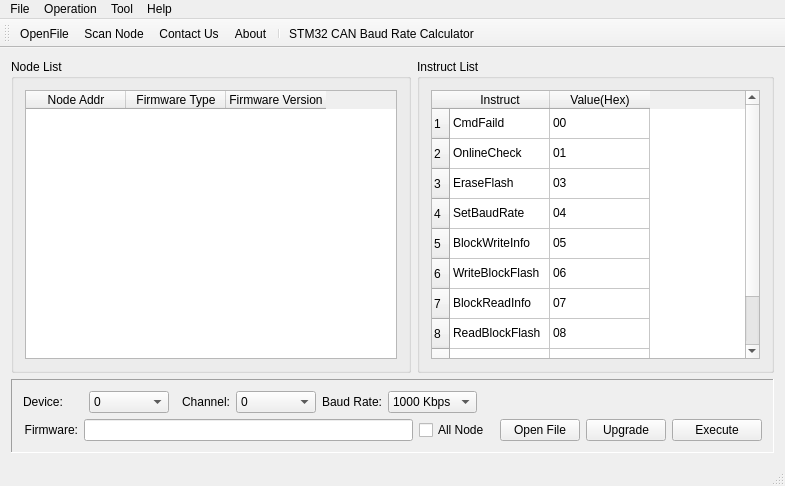
<?xml version="1.0" encoding="UTF-8"?>
<ui version="4.0">
 <class>MainWindow</class>
 <widget class="QMainWindow" name="MainWindow">
  <property name="geometry">
   <rect>
    <x>0</x>
    <y>0</y>
    <width>785</width>
    <height>486</height>
   </rect>
  </property>
  <property name="windowTitle">
   <string>S12 USB-CAN Bootloader Ver1.0.1</string>
  </property>
  <property name="windowIcon">
   <iconset resource="image.qrc">
    <normaloff>:/images/easyicon_net.png</normaloff>:/images/easyicon_net.png</iconset>
  </property>
  <widget class="QWidget" name="centralWidget">
   <layout class="QGridLayout" name="gridLayout_4">
    <item row="0" column="0">
     <layout class="QVBoxLayout" name="verticalLayout_2">
      <item>
       <layout class="QHBoxLayout" name="horizontalLayout_8">
        <item>
         <widget class="QGroupBox" name="groupBox">
          <property name="minimumSize">
           <size>
            <width>400</width>
            <height>0</height>
           </size>
          </property>
          <property name="title">
           <string>Node List</string>
          </property>
          <layout class="QGridLayout" name="gridLayout">
           <item row="0" column="0">
            <widget class="QTableWidget" name="nodeListTableWidget">
             <column>
              <property name="text">
               <string>Node Addr</string>
              </property>
             </column>
             <column>
              <property name="text">
               <string>Firmware Type</string>
              </property>
             </column>
             <column>
              <property name="text">
               <string>Firmware Version</string>
              </property>
             </column>
            </widget>
           </item>
          </layout>
         </widget>
        </item>
        <item>
         <widget class="QGroupBox" name="groupBox_2">
          <property name="minimumSize">
           <size>
            <width>300</width>
            <height>0</height>
           </size>
          </property>
          <property name="title">
           <string>Instruct List</string>
          </property>
          <layout class="QGridLayout" name="gridLayout_2">
           <item row="0" column="0">
            <widget class="QTableWidget" name="cmdListTableWidget">
             <row>
              <property name="text">
               <string>1</string>
              </property>
             </row>
             <row>
              <property name="text">
               <string>2</string>
              </property>
             </row>
             <row>
              <property name="text">
               <string>3</string>
              </property>
             </row>
             <row>
              <property name="text">
               <string>4</string>
              </property>
             </row>
             <row>
              <property name="text">
               <string>5</string>
              </property>
             </row>
             <row>
              <property name="text">
               <string>6</string>
              </property>
             </row>
             <row>
              <property name="text">
               <string>7</string>
              </property>
             </row>
             <row>
              <property name="text">
               <string>8</string>
              </property>
             </row>
             <row>
              <property name="text">
               <string>9</string>
              </property>
             </row>
             <row>
              <property name="text">
               <string>10</string>
              </property>
             </row>
             <column>
              <property name="text">
               <string>Instruct</string>
              </property>
             </column>
             <column>
              <property name="text">
               <string>Value(Hex)</string>
              </property>
             </column>
             <item row="0" column="0">
              <property name="text">
               <string>CmdFaild</string>
              </property>
              <property name="flags">
               <set>ItemIsSelectable|ItemIsDragEnabled|ItemIsEnabled</set>
              </property>
             </item>
             <item row="0" column="1">
              <property name="text">
               <string>00</string>
              </property>
             </item>
             <item row="1" column="0">
              <property name="text">
               <string>OnlineCheck</string>
              </property>
              <property name="flags">
               <set>ItemIsSelectable|ItemIsDragEnabled|ItemIsEnabled</set>
              </property>
             </item>
             <item row="1" column="1">
              <property name="text">
               <string>01</string>
              </property>
             </item>
             <item row="2" column="0">
              <property name="text">
               <string>EraseFlash</string>
              </property>
              <property name="flags">
               <set>ItemIsSelectable|ItemIsDragEnabled|ItemIsEnabled</set>
              </property>
             </item>
             <item row="2" column="1">
              <property name="text">
               <string>03</string>
              </property>
             </item>
             <item row="3" column="0">
              <property name="text">
               <string>SetBaudRate</string>
              </property>
              <property name="flags">
               <set>ItemIsSelectable|ItemIsDragEnabled|ItemIsEnabled</set>
              </property>
             </item>
             <item row="3" column="1">
              <property name="text">
               <string>04</string>
              </property>
             </item>
             <item row="4" column="0">
              <property name="text">
               <string>BlockWriteInfo</string>
              </property>
              <property name="flags">
               <set>ItemIsSelectable|ItemIsDragEnabled|ItemIsEnabled</set>
              </property>
             </item>
             <item row="4" column="1">
              <property name="text">
               <string>05</string>
              </property>
             </item>
             <item row="5" column="0">
              <property name="text">
               <string>WriteBlockFlash</string>
              </property>
              <property name="flags">
               <set>ItemIsSelectable|ItemIsDragEnabled|ItemIsEnabled</set>
              </property>
             </item>
             <item row="5" column="1">
              <property name="text">
               <string>06</string>
              </property>
             </item>
             <item row="6" column="0">
              <property name="text">
               <string>BlockReadInfo</string>
              </property>
              <property name="flags">
               <set>ItemIsSelectable|ItemIsDragEnabled|ItemIsEnabled</set>
              </property>
             </item>
             <item row="6" column="1">
              <property name="text">
               <string>07</string>
              </property>
             </item>
             <item row="7" column="0">
              <property name="text">
               <string>ReadBlockFlash</string>
              </property>
              <property name="flags">
               <set>ItemIsSelectable|ItemIsDragEnabled|ItemIsEnabled</set>
              </property>
             </item>
             <item row="7" column="1">
              <property name="text">
               <string>08</string>
              </property>
             </item>
             <item row="8" column="0">
              <property name="text">
               <string>ExcuteApp</string>
              </property>
              <property name="flags">
               <set>ItemIsSelectable|ItemIsDragEnabled|ItemIsEnabled</set>
              </property>
             </item>
             <item row="8" column="1">
              <property name="text">
               <string>09</string>
              </property>
             </item>
             <item row="9" column="0">
              <property name="text">
               <string>CmdSuccess</string>
              </property>
              <property name="flags">
               <set>ItemIsSelectable|ItemIsDragEnabled|ItemIsEnabled</set>
              </property>
             </item>
             <item row="9" column="1">
              <property name="text">
               <string>0A</string>
              </property>
             </item>
            </widget>
           </item>
          </layout>
         </widget>
        </item>
       </layout>
      </item>
      <item>
       <widget class="QFrame" name="frame">
        <property name="frameShape">
         <enum>QFrame::Panel</enum>
        </property>
        <property name="frameShadow">
         <enum>QFrame::Sunken</enum>
        </property>
        <layout class="QGridLayout" name="gridLayout_3">
         <item row="0" column="0">
          <layout class="QVBoxLayout" name="verticalLayout">
           <item>
            <layout class="QHBoxLayout" name="horizontalLayout_6">
             <item>
              <layout class="QHBoxLayout" name="horizontalLayout">
               <item>
                <widget class="QLabel" name="label">
                 <property name="minimumSize">
                  <size>
                   <width>60</width>
                   <height>0</height>
                  </size>
                 </property>
                 <property name="text">
                  <string>Device:</string>
                 </property>
                </widget>
               </item>
               <item>
                <widget class="QComboBox" name="deviceIndexComboBox">
                 <property name="minimumSize">
                  <size>
                   <width>80</width>
                   <height>0</height>
                  </size>
                 </property>
                 <item>
                  <property name="text">
                   <string>0</string>
                  </property>
                 </item>
                 <item>
                  <property name="text">
                   <string>1</string>
                  </property>
                 </item>
                 <item>
                  <property name="text">
                   <string>2</string>
                  </property>
                 </item>
                 <item>
                  <property name="text">
                   <string>3</string>
                  </property>
                 </item>
                </widget>
               </item>
              </layout>
             </item>
             <item>
              <layout class="QHBoxLayout" name="horizontalLayout_2">
               <item>
                <widget class="QLabel" name="label_2">
                 <property name="minimumSize">
                  <size>
                   <width>55</width>
                   <height>0</height>
                  </size>
                 </property>
                 <property name="text">
                  <string>Channel:</string>
                 </property>
                 <property name="alignment">
                  <set>Qt::AlignRight|Qt::AlignTrailing|Qt::AlignVCenter</set>
                 </property>
                </widget>
               </item>
               <item>
                <widget class="QComboBox" name="channelIndexComboBox">
                 <property name="minimumSize">
                  <size>
                   <width>80</width>
                   <height>0</height>
                  </size>
                 </property>
                 <item>
                  <property name="text">
                   <string>0</string>
                  </property>
                 </item>
                 <item>
                  <property name="text">
                   <string>1</string>
                  </property>
                 </item>
                </widget>
               </item>
               <item>
                <layout class="QHBoxLayout" name="horizontalLayout_3">
                 <item>
                  <widget class="QLabel" name="label_3">
                   <property name="minimumSize">
                    <size>
                     <width>60</width>
                     <height>0</height>
                    </size>
                   </property>
                   <property name="text">
                    <string>Baud Rate:</string>
                   </property>
                  </widget>
                 </item>
                 <item>
                  <widget class="QComboBox" name="baudRateComboBox">
                   <property name="minimumSize">
                    <size>
                     <width>80</width>
                     <height>0</height>
                    </size>
                   </property>
                   <item>
                    <property name="text">
                     <string>1000 Kbps</string>
                    </property>
                   </item>
                   <item>
                    <property name="text">
                     <string>900 Kbps</string>
                    </property>
                   </item>
                   <item>
                    <property name="text">
                     <string>800 Kbps</string>
                    </property>
                   </item>
                   <item>
                    <property name="text">
                     <string>666 Kbps</string>
                    </property>
                   </item>
                   <item>
                    <property name="text">
                     <string>600 Kbps</string>
                    </property>
                   </item>
                   <item>
                    <property name="text">
                     <string>500 Kbps</string>
                    </property>
                   </item>
                   <item>
                    <property name="text">
                     <string>400 Kbps</string>
                    </property>
                   </item>
                   <item>
                    <property name="text">
                     <string>300 Kbps</string>
                    </property>
                   </item>
                   <item>
                    <property name="text">
                     <string>250 Kbps</string>
                    </property>
                   </item>
                   <item>
                    <property name="text">
                     <string>225 Kbps</string>
                    </property>
                   </item>
                   <item>
                    <property name="text">
                     <string>200 Kbps</string>
                    </property>
                   </item>
                   <item>
                    <property name="text">
                     <string>160 Kbps</string>
                    </property>
                   </item>
                   <item>
                    <property name="text">
                     <string>150 Kbps</string>
                    </property>
                   </item>
                   <item>
                    <property name="text">
                     <string>144 Kbps</string>
                    </property>
                   </item>
                   <item>
                    <property name="text">
                     <string>125 Kbps</string>
                    </property>
                   </item>
                   <item>
                    <property name="text">
                     <string>120 Kbps</string>
                    </property>
                   </item>
                   <item>
                    <property name="text">
                     <string>100 Kbps</string>
                    </property>
                   </item>
                   <item>
                    <property name="text">
                     <string>90 Kbps</string>
                    </property>
                   </item>
                   <item>
                    <property name="text">
                     <string>80 Kbps</string>
                    </property>
                   </item>
                   <item>
                    <property name="text">
                     <string>75 Kbps</string>
                    </property>
                   </item>
                   <item>
                    <property name="text">
                     <string>60 Kbps</string>
                    </property>
                   </item>
                   <item>
                    <property name="text">
                     <string>50 Kbps</string>
                    </property>
                   </item>
                   <item>
                    <property name="text">
                     <string>40 Kbps</string>
                    </property>
                   </item>
                   <item>
                    <property name="text">
                     <string>30 Kbps</string>
                    </property>
                   </item>
                   <item>
                    <property name="text">
                     <string>20 Kbps</string>
                    </property>
                   </item>
                  </widget>
                 </item>
                </layout>
               </item>
               <item>
                <spacer name="horizontalSpacer">
                 <property name="orientation">
                  <enum>Qt::Horizontal</enum>
                 </property>
                 <property name="sizeHint" stdset="0">
                  <size>
                   <width>40</width>
                   <height>20</height>
                  </size>
                 </property>
                </spacer>
               </item>
              </layout>
             </item>
            </layout>
           </item>
           <item>
            <layout class="QHBoxLayout" name="horizontalLayout_7">
             <item>
              <layout class="QHBoxLayout" name="horizontalLayout_5">
               <item>
                <widget class="QLabel" name="label_5">
                 <property name="minimumSize">
                  <size>
                   <width>55</width>
                   <height>0</height>
                  </size>
                 </property>
                 <property name="text">
                  <string>Firmware:</string>
                 </property>
                 <property name="alignment">
                  <set>Qt::AlignRight|Qt::AlignTrailing|Qt::AlignVCenter</set>
                 </property>
                </widget>
               </item>
               <item>
                <widget class="QLineEdit" name="firmwareLineEdit"/>
               </item>
               <item>
                <widget class="QCheckBox" name="allNodeCheckBox">
                 <property name="minimumSize">
                  <size>
                   <width>75</width>
                   <height>0</height>
                  </size>
                 </property>
                 <property name="text">
                  <string>All Node</string>
                 </property>
                </widget>
               </item>
               <item>
                <widget class="QPushButton" name="openFirmwareFilePushButton">
                 <property name="minimumSize">
                  <size>
                   <width>80</width>
                   <height>0</height>
                  </size>
                 </property>
                 <property name="text">
                  <string>Open File</string>
                 </property>
                </widget>
               </item>
              </layout>
             </item>
             <item>
              <widget class="QPushButton" name="updateFirmwarePushButton">
               <property name="minimumSize">
                <size>
                 <width>80</width>
                 <height>0</height>
                </size>
               </property>
               <property name="text">
                <string>Upgrade</string>
               </property>
              </widget>
             </item>
             <item>
              <widget class="QPushButton" name="executeFirmwarePushButton">
               <property name="minimumSize">
                <size>
                 <width>90</width>
                 <height>0</height>
                </size>
               </property>
               <property name="text">
                <string>Execute</string>
               </property>
              </widget>
             </item>
            </layout>
           </item>
          </layout>
         </item>
        </layout>
       </widget>
      </item>
     </layout>
    </item>
   </layout>
  </widget>
  <widget class="QMenuBar" name="menuBar">
   <property name="geometry">
    <rect>
     <x>0</x>
     <y>0</y>
     <width>785</width>
     <height>23</height>
    </rect>
   </property>
   <widget class="QMenu" name="menu">
    <property name="title">
     <string>File</string>
    </property>
    <addaction name="openFirmwareFileAction"/>
    <addaction name="exitAction"/>
   </widget>
   <widget class="QMenu" name="menu_2">
    <property name="title">
     <string>Operation</string>
    </property>
    <addaction name="scanNodeAction"/>
   </widget>
   <widget class="QMenu" name="menu_3">
    <property name="title">
     <string>Help</string>
    </property>
    <addaction name="contactUsAction"/>
    <addaction name="aboutAction"/>
   </widget>
   <widget class="QMenu" name="menu_4">
    <property name="title">
     <string>Tool</string>
    </property>
    <addaction name="actionCAN_BaudRateCalculator"/>
   </widget>
   <addaction name="menu"/>
   <addaction name="menu_2"/>
   <addaction name="menu_4"/>
   <addaction name="menu_3"/>
  </widget>
  <widget class="QToolBar" name="mainToolBar">
   <attribute name="toolBarArea">
    <enum>TopToolBarArea</enum>
   </attribute>
   <attribute name="toolBarBreak">
    <bool>false</bool>
   </attribute>
   <addaction name="openFirmwareFileAction"/>
   <addaction name="scanNodeAction"/>
   <addaction name="contactUsAction"/>
   <addaction name="aboutAction"/>
   <addaction name="separator"/>
   <addaction name="actionCAN_BaudRateCalculator"/>
  </widget>
  <widget class="QStatusBar" name="statusBar"/>
  <action name="exitAction">
   <property name="icon">
    <iconset resource="image.qrc">
     <normaloff>:/images/gif_48_026.gif</normaloff>:/images/gif_48_026.gif</iconset>
   </property>
   <property name="text">
    <string>Exit</string>
   </property>
  </action>
  <action name="scanNodeAction">
   <property name="icon">
    <iconset resource="image.qrc">
     <normaloff>:/images/gif_48_086.gif</normaloff>:/images/gif_48_086.gif</iconset>
   </property>
   <property name="text">
    <string>Scan Node</string>
   </property>
  </action>
  <action name="contactUsAction">
   <property name="icon">
    <iconset resource="image.qrc">
     <normaloff>:/images/gif_48_079.gif</normaloff>:/images/gif_48_079.gif</iconset>
   </property>
   <property name="text">
    <string>Contact Us</string>
   </property>
  </action>
  <action name="aboutAction">
   <property name="icon">
    <iconset resource="image.qrc">
     <normaloff>:/images/gif_48_052.gif</normaloff>:/images/gif_48_052.gif</iconset>
   </property>
   <property name="text">
    <string>About</string>
   </property>
  </action>
  <action name="openFirmwareFileAction">
   <property name="icon">
    <iconset resource="image.qrc">
     <normaloff>:/images/gif_48_045.gif</normaloff>:/images/gif_48_045.gif</iconset>
   </property>
   <property name="text">
    <string>OpenFile</string>
   </property>
  </action>
  <action name="actionCAN_BaudRateCalculator">
   <property name="icon">
    <iconset resource="image.qrc">
     <normaloff>:/images/calculator.ico</normaloff>:/images/calculator.ico</iconset>
   </property>
   <property name="text">
    <string>STM32 CAN Baud Rate Calculator</string>
   </property>
  </action>
 </widget>
 <layoutdefault spacing="6" margin="11"/>
 <resources>
  <include location="image.qrc"/>
 </resources>
 <connections/>
</ui>
